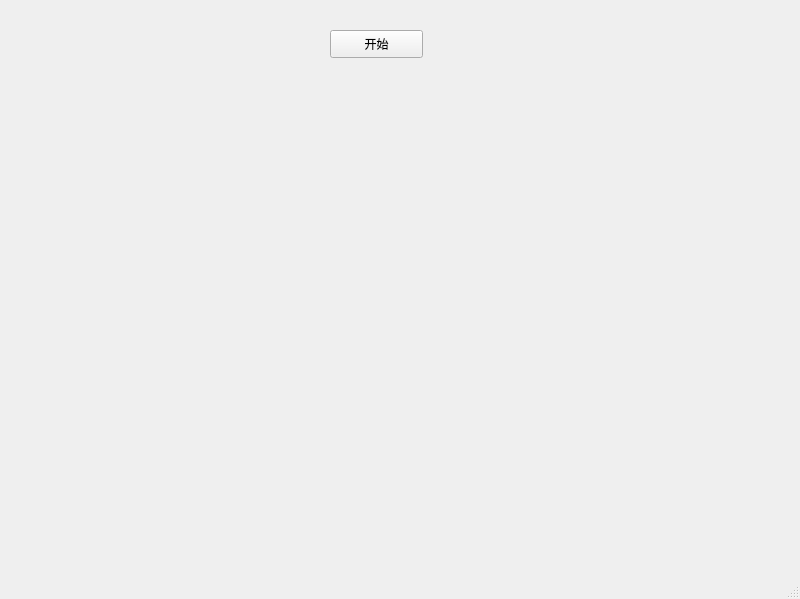
<?xml version="1.0" encoding="UTF-8"?>
<ui version="4.0">
    <class>MainWindow</class>
    <widget class="QMainWindow" name="MainWindow">
        <property name="geometry">
            <rect>
                <x>0</x>
                <y>0</y>
                <width>800</width>
                <height>599</height>
            </rect>
        </property>
        <property name="windowTitle">
            <string>MainWindow</string>
        </property>
        <widget class="QWidget" name="centralwidget">
            <widget class="QWidget" name="gridLayoutWidget">
                <property name="geometry">
                    <rect>
                        <x>120</x>
                        <y>100</y>
                        <width>521</width>
                        <height>361</height>
                    </rect>
                </property>
                <layout class="QGridLayout" name="gridLayout"/>
            </widget>
            <widget class="QPushButton" name="pushButton">
                <property name="geometry">
                    <rect>
                        <x>330</x>
                        <y>30</y>
                        <width>93</width>
                        <height>28</height>
                    </rect>
                </property>
                <property name="text">
                    <string>开始</string>
                </property>
            </widget>
        </widget>
        <widget class="QMenuBar" name="menubar">
            <property name="geometry">
                <rect>
                    <x>0</x>
                    <y>0</y>
                    <width>800</width>
                    <height>26</height>
                </rect>
            </property>
        </widget>
        <widget class="QStatusBar" name="statusbar"/>
    </widget>
    <resources/>
    <connections/>
</ui>
